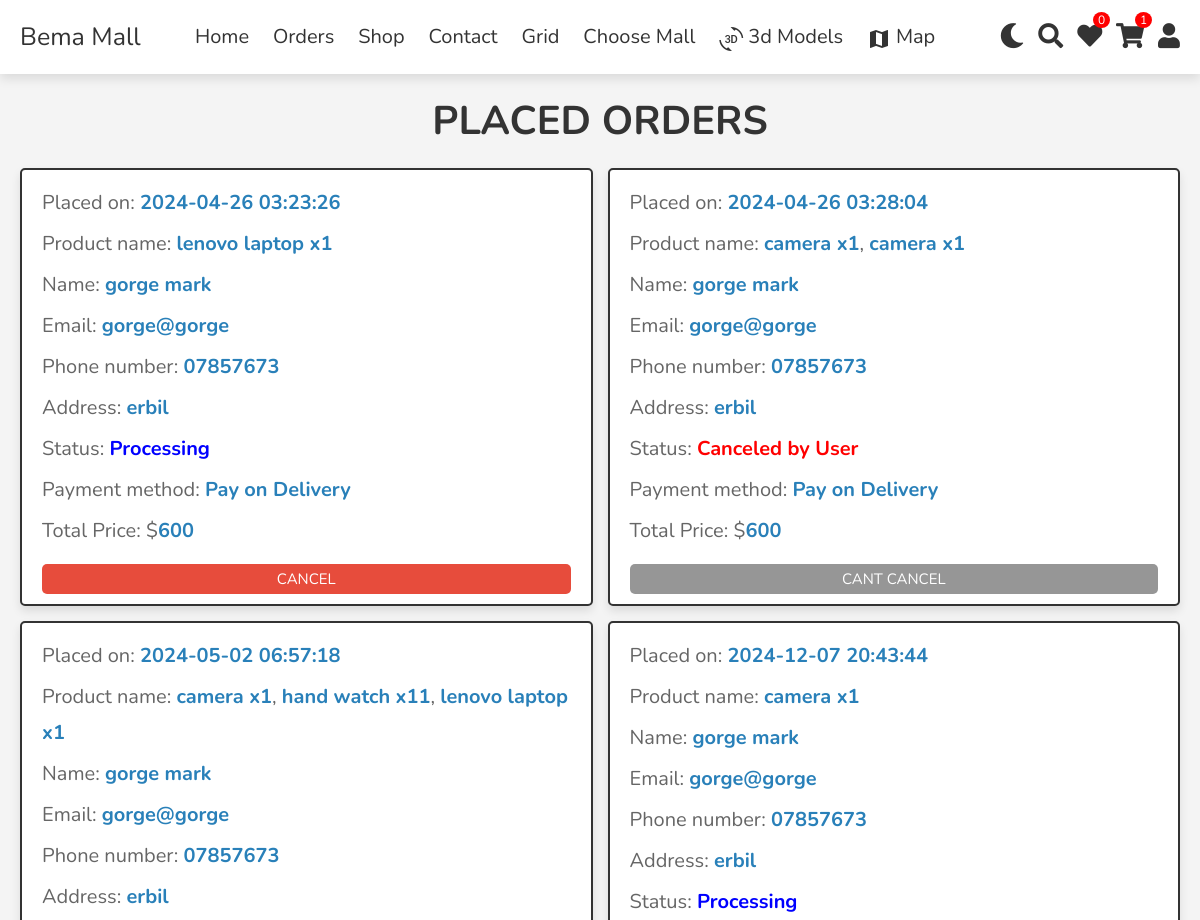
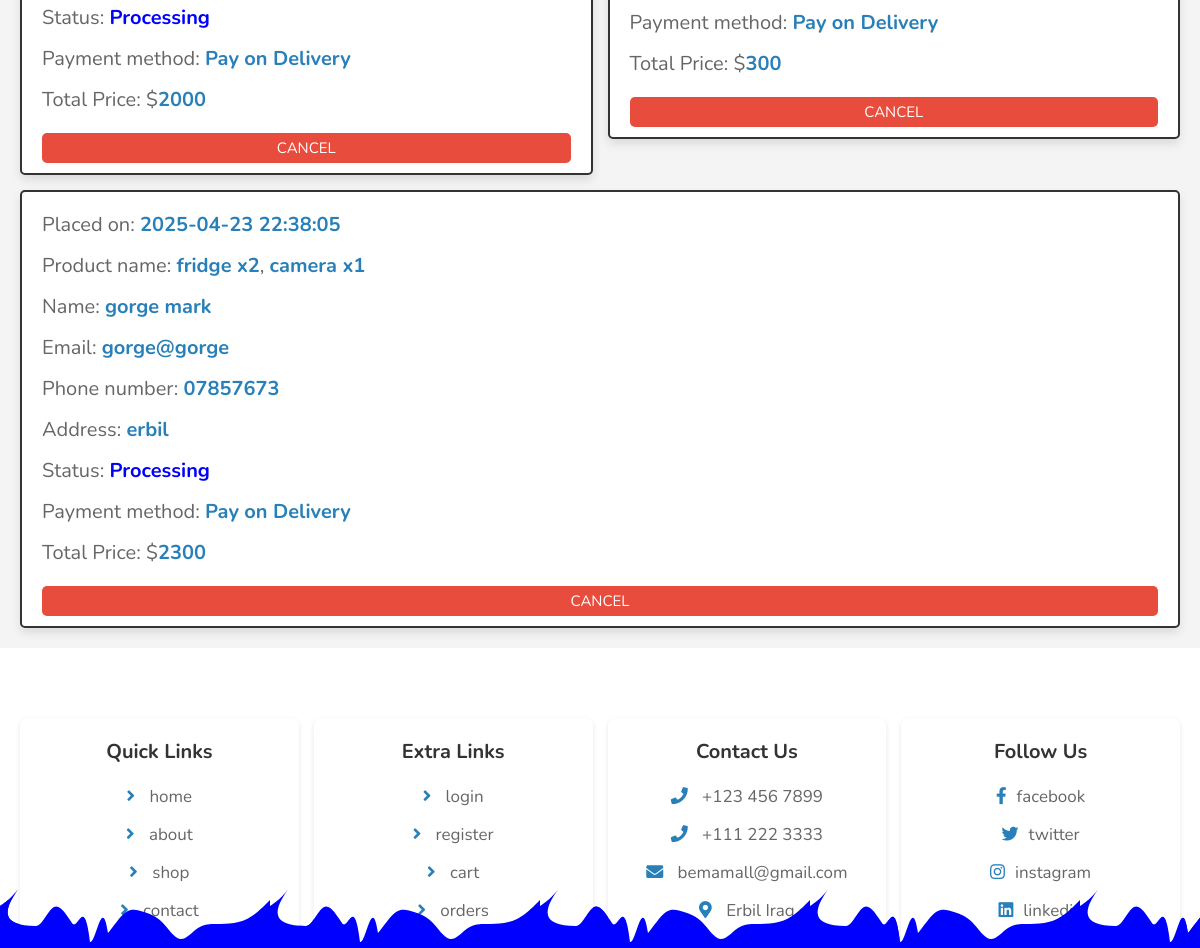
The app's page /orders.php (signed in) with its own data (2 pictures, top to bottom).
### tables this page shows
CREATE TABLE `orders`  (
  `id` int NOT NULL AUTO_INCREMENT,
  `user_id` int NULL DEFAULT NULL,
  `amount` int NULL DEFAULT NULL,
  `time_of_purchase` datetime NULL DEFAULT NULL,
  `status_id` int NULL DEFAULT NULL,
  `payment_method_id` int NULL DEFAULT NULL,
  `product_id` int NULL DEFAULT NULL,
  `employee_id` int NULL DEFAULT NULL,
  `coupon_id` int NULL DEFAULT NULL,
  PRIMARY KEY (`id`) USING BTREE,
  INDEX `orders_payment_method_id_foreign`(`payment_method_id` ASC) USING BTREE,
  INDEX `orders_product_id_foreign`(`product_id` ASC) USING BTREE,
  INDEX `orders_status_id_foreign`(`status_id` ASC) USING BTREE,
  INDEX `orders_user_id_foreign`(`user_id` ASC) USING BTREE,
  INDEX `orders_employee_id_fk`(`employee_id` ASC) USING BTREE,
  INDEX `orders_coupons_id_fk`(`coupon_id` ASC) USING BTREE,
  CONSTRAINT `orders_coupons_id_fk` FOREIGN KEY (`coupon_id`) REFERENCES `coupons` (`id`) ON DELETE SET NULL ON UPDATE SET NULL,
  CONSTRAINT `orders_employee_id_fk` FOREIGN KEY (`employee_id`) REFERENCES `employees` (`id`) ON DELETE SET NULL ON UPDATE SET NULL,
  CONSTRAINT `orders_payment_method_id_foreign` FOREIGN KEY (`payment_method_id`) REFERENCES `payment_method` (`id`) ON DELETE SET NULL ON UPDATE SET NULL,
  CONSTRAINT `orders_product_id_foreign` FOREIGN KEY (`product_id`) REFERENCES `products` (`id`) ON DELETE SET NULL ON UPDATE SET NULL,
  CONSTRAINT `orders_status_id_foreign` FOREIGN KEY (`status_id`) REFERENCES `status` (`id`) ON DELETE SET NULL ON UPDATE SET NULL,
  CONSTRAINT `orders_user_id_foreign` FOREIGN KEY (`user_id`) REFERENCES `users` (`id`) ON DELETE SET NULL ON UPDATE SET NULL
);

CREATE TABLE `users`  (
  `id` int NOT NULL AUTO_INCREMENT,
  `username` varchar(255) NULL DEFAULT NULL,
  `hash` varchar(255) NULL DEFAULT NULL,
  `salt` varchar(255) NULL DEFAULT NULL,
  `display_name` varchar(255) NULL DEFAULT NULL,
  `first_name` varchar(255) NULL DEFAULT NULL,
  `last_name` varchar(255) NULL DEFAULT NULL,
  `address` varchar(255) NULL DEFAULT NULL,
  `p_p` varchar(255) NULL DEFAULT NULL,
  `last_seen` timestamp NULL DEFAULT NULL ON UPDATE CURRENT_TIMESTAMP,
  `email` varchar(255) NULL DEFAULT NULL,
  `phone_number` varchar(255) NULL DEFAULT NULL,
  `city` varchar(255) NULL DEFAULT NULL,
  `zip_code` int NULL DEFAULT NULL,
  `country_id` int NULL DEFAULT NULL,
  PRIMARY KEY (`id`) USING BTREE,
  INDEX `country_id_fk`(`country_id` ASC) USING BTREE,
  CONSTRAINT `country_id_fk` FOREIGN KEY (`country_id`) REFERENCES `countries` (`id`) ON DELETE SET NULL ON UPDATE SET NULL
);

CREATE TABLE `status`  (
  `id` int NOT NULL AUTO_INCREMENT,
  `type` varchar(255) NULL DEFAULT NULL,
  `description` varchar(255) NULL DEFAULT NULL,
  `level` int NULL DEFAULT NULL,
  PRIMARY KEY (`id`) USING BTREE
);

CREATE TABLE `payment_method`  (
  `id` int NOT NULL AUTO_INCREMENT,
  `description` varchar(255) NULL DEFAULT NULL,
  `method_name` varchar(255) NULL DEFAULT NULL,
  `face_to_face` int NULL DEFAULT NULL,
  PRIMARY KEY (`id`) USING BTREE
);

### orders.php (the view, shortened to what this page needs)
<?php
require 'components/connect.php';
?>
<!DOCTYPE html>
<html lang="en">
<head>
   <link rel="stylesheet" href="https://cdnjs.cloudflare.com/ajax/libs/font-awesome/6.1.1/css/all.min.css">
   <link rel="stylesheet" href="css/style.css">
</head>
<body>
   <?php include 'components/user_header.php'; ?>
   <section class="orders">
      <h1 class="heading">placed orders</h1>
      <div class="box-container">
         <?php
         if ($user_id == '') {
            echo '<p class="empty">Please login to see your orders</p>';
         } else {
            $select_orders = $conn->prepare("
       SELECT
           u.first_name,
           u.last_name,
           u.email,
           u.phone_number,
           u.address,
           u.id as uid,
           s.type AS status_type,
           s.level AS level,
           pm.method_name AS payment_method_name,
           p.price,
           mp.product_name,
           p.id AS product_id,
           o.amount,
           o.id as oid,
           o.time_of_purchase
       FROM
           orders o
       INNER JOIN
           users u ON o.user_id = u.id
       INNER JOIN
           status s ON o.status_id = s.id
       INNER JOIN
           payment_method pm ON o.payment_method_id = pm.id
       INNER JOIN
           products p ON o.product_id = p.id
       INNER JOIN
           main_products mp ON p.main_product_id = mp.id
       WHERE
           user_id = ?
   ");
            $select_orders->execute([$user_id]);
            if ($select_orders->rowCount() > 0) {
               $grouped_orders = [];
               while ($fetch_orders = $select_orders->fetch(PDO::FETCH_ASSOC)) {
                  $time = $fetch_orders['time_of_purchase'];
                  $grouped_orders[$time][] = $fetch_orders;
               }
               foreach ($grouped_orders as $time => $orders) {
                  $total_price_ = 0;
         ?>
                  <div class="box">
                     <form method="post">
                        <p>Placed on: <span><?= $time; ?></span></p>
                        <p>Product name:
                           <?php
                           $product_names = array_column($orders, 'product_name');
                           $product_ids = array_column($orders, 'product_id');
                           $product_amounts = array_column($orders, 'amount');
                           echo implode(", ", array_map(function ($productName, $productId, $productAmount) {
                              return '<a href="quick_view.php?pid=' . $productId . '">' . '<span>' . $productName . '</span>' . '</a>' . '<span>' . ' x' . $productAmount . '</span>';
                           }, $product_names, $product_ids, $product_amounts));
                           ?>
                        </p>
                        <?php
                        $first_order = reset($orders);
                        ?>
                        <p>Name: <span><?= $first_order['first_name'] . ' ' . $first_order['last_name']; ?></span></p>
                        <p>Email: <span><?= $first_order['email']; ?></span></p>
                        <p>Phone number: <span><?= $first_order['phone_number']; ?></span></p>
                        <p>Address: <span><?= $first_order['address']; ?></span></p>
                        <p>Status: <span style="color: <?php echo ($first_order['level'] == 3) ? 'red' : (($first_order['level'] == 1) ? 'blue' : 'limegreen'); ?>"><?php echo $first_order['status_type']; ?></span></p>
                        <p>Payment method: <span><?= $first_order['payment_method_name']; ?></span></p>
                        <?php
                        foreach ($orders as $fetch_orders) {
                           $total_price_ += $fetch_orders['price'] * $fetch_orders['amount'];
                        }
                        ?>
                        <p>Total Price: $<span><?= $total_price_; ?></span></p>
                        <?php
                        if ($first_order['level'] === 1) {
                        ?>
                           <input name="cancel" value="CANCEL" type="submit" class="delete-btn btn" style="background-color: #e74c3c;">
                        <?php
                        }else{
                           ?>
                           <div class="delete-btn btn" style="background-color: rgb(150, 150, 150); cursor: not-allowed;">CANT CANCEL</div>
                           <?php
                        }
                        ?>
                     </form>
                  </div>
         <?php
               }
            } else {
               echo '<p class="empty">No orders placed yet!</p>';
            }
         }
         ?>
      </div>
   </section>
   <?php include 'components/footer.php'; ?>
</body>
</html>

### components/user_header.php (shortened to what this page needs)
<!DOCTYPE html>
<html lang="en">
<head>
    <link rel="stylesheet" href="https://cdnjs.cloudflare.com/ajax/libs/font-awesome/5.15.4/css/all.min.css">
    <link rel="stylesheet" href="../css/style.css">
</head>
<body>
    <?php
    $user_id = $_SESSION['user_id'];
    ?>
    <header class="header">
        <section class="flex">
            <a href="home.php" class="logo">Bema Mall</a>
            <nav class="navbar">
                <a href="home.php">Home</a>
                <a href="orders.php">Orders</a>
                <a href="shop.php">Shop</a>
                <a href="contact.php">Contact</a>
                <a href="grid.php">Grid</a>
                <?php
                if (isset($_SESSION['is_emp']) && $_SESSION['is_emp'] === 1) {
                } else {
                ?>
                    <li class="nav-item dropdown">
                        <a id="choosemallbtn" class="dropdown-toggle  btn-primary" aria-haspopup="true" aria-expanded="false" style="cursor: pointer;">
                            Choose Mall
                        </a>
                    </li>
                <?php
                }
                ?>
                <a href="buttons.php" id="modelsButton"><i class="material-icons">3d_rotation</i>3d Models</a>
                <a href="2dButtons.php" id="mapButton"><i class="material-icons">map</i>Map</a>
            </nav>
            <div class="icons">
                <?php
                $count_wishlist_items = $conn->prepare("SELECT * FROM `wishlist` WHERE user_id = ?");
                $count_wishlist_items->execute([$user_id]);
                $total_wishlist_counts = $count_wishlist_items->rowCount();
                $count_cart_items = $conn->prepare("SELECT * FROM `cart` WHERE user_id = ?");
                $count_cart_items->execute([$user_id]);
                $total_cart_counts = $count_cart_items->rowCount();
                ?>
                <button id="darkModeToggle" class="dark-mode-toggle">
                    <i class="fas fa-moon" id="icon-moon"></i>
                </button>
                <a href="search_page.php" class="icon-link"><i class="fas fa-search"></i></a>
                <a href="wishlist.php" class="icon-link heart-icon">
                    <i class="fas fa-heart"></i>
                    <span class="notification-badge"><?= $total_wishlist_counts; ?></span>
                </a>
                <a href="cart.php" class="icon-link cart-icon">
                    <i class="fas fa-shopping-cart"></i>
                    <span class="notification-badge cart-badge"><?= $total_cart_counts; ?></span>
                </a>
                <div id="user-btn" class="fas fa-user"></div>
            </div>
        </section>
    </header>
</body>
</html>

### components/footer.php (shortened to what this page needs)
<!DOCTYPE html>
<html lang="en">
<head>
</head>
<body>
<footer class="footer">
   <section class="grid">
      <div class="box">
         <h3>quick links</h3>
         <a href="home.php"> <i class="fas fa-angle-right"></i> home</a>
         <a href="about.php"> <i class="fas fa-angle-right"></i> about</a>
         <a href="shop.php"> <i class="fas fa-angle-right"></i> shop</a>
         <a href="contact.php"> <i class="fas fa-angle-right"></i> contact</a>
      </div>
      <div class="box">
         <h3>extra links</h3>
         <a href="login.php"> <i class="fas fa-angle-right"></i> login</a>
         <a href="signup.php"> <i class="fas fa-angle-right"></i> register</a>
         <a href="cart.php"> <i class="fas fa-angle-right"></i> cart</a>
         <a href="orders.php"> <i class="fas fa-angle-right"></i> orders</a>
      </div>
      <div class="box">
         <h3>contact us</h3>
         <a href="#"><i class="fas fa-phone"></i> +123 456 7899</a>
         <a href="#"><i class="fas fa-phone"></i> +111 222 3333</a>
         <a href="bemamall@gmail.com"><i class="fas fa-envelope"></i> bemamall@gmail.com</a>
         <a href="#"><i class="fas fa-map-marker-alt"></i> Erbil Iraq </a>
      </div>
      <div class="box">
         <h3>follow us</h3>
         <a href="#"><i class="fab fa-facebook-f"></i>facebook</a>
         <a href="#"><i class="fab fa-twitter"></i>twitter</a>
         <a href="#"><i class="fab fa-instagram"></i>instagram</a>
         <a href="#"><i class="fab fa-linkedin"></i>linkedin</a>
      </div>
   </section>
</footer>
</body>
</html>

### orders.php (style rules this page uses)
body { font-family: Arial, sans-serif; margin: 0; padding: 0; background-color: #f9f9f9; }
.orders { padding: 20px; max-width: 1200px; margin: 0 auto; }
.heading { font-size: 24px; color: #333; margin-bottom: 30px; text-align: center; }
.box-container { display: grid; grid-template-columns: repeat(auto-fit, minmax(300px, 1fr)); gap: 20px; }
.box { background-color: #fff; padding: 20px; border-radius: 10px; box-shadow: 0 0 20px rgba(0, 0, 0, 0.1); transition: box-shadow 0.3s ease; }
.box p { margin: 0; margin-bottom: 10px; font-size: 16px; color: #555; }
.box p span { font-weight: bold; color: #333; }

### components/user_header.php (style rules this page uses)
.icon-link { position: relative; display: inline-block; }
.notification-badge { position: absolute !important; top: -8px !important; right: -8px !important; background-color: red !important; color: white !important; border-radius: 50% !important; font-size: 12px !important; }

### components/footer.php (style rules this page uses)
.footer { opacity: 0; animation-fill-mode: forwards; animation-duration: 1s; animation-name: slideInFromBottom; }
.footer .box { opacity: 0; animation-fill-mode: forwards; animation-duration: 1s; }
.footer .box:nth-child(1) { animation-name: slideInFromLeft; animation-delay: 0.2s; }
.footer .box:nth-child(2) { animation-name: slideInFromBottom; animation-delay: 0.4s; }
.footer .box:nth-child(3) { animation-name: slideInFromBottom; animation-delay: 0.6s; }
.footer .box:nth-child(4) { animation-name: slideInFromRight; animation-delay: 0.8s; }

### records on screen
orders: time "2024-04-26 03:23:26", productName "lenovo laptop", productAmount "1", user.first_name "gorge", user.last_name "mark", user.email "gorge@gorge", user.phone_number "07857673", user.address "erbil", status.type "Processing", payment_method.method_name "Pay on Delivery", total_price_ "600"
users: first_name "gorge", last_name "mark", email "gorge@gorge", phone_number "07857673", address "erbil"
status: type "Canceled by User"
payment_method: method_name "Pay on Delivery"
status: type "Processing"
orders: time "2024-12-07 20:43:44", productName "camera", productAmount "1", user.first_name "gorge", user.last_name "mark", user.email "gorge@gorge", user.phone_number "07857673", user.address "erbil", status.type "Processing", payment_method.method_name "Pay on Delivery", total_price_ "300"
orders: time_of_purchase "2025-04-23 22:38:05"

### other values on screen
$total_wishlist_counts "0"
$total_cart_counts "1"
$time "2024-04-26 03:28:04"
$productName "camera camera"
$productAmount "1 1"
$total_price_ "600"
$time "2024-05-02 06:57:18"
$productName "camera hand watch lenovo laptop"
$productAmount "1 11 1"
$total_price_ "2000"
$productName "fridge camera"
$productAmount "2 1"
$total_price_ "2300"
